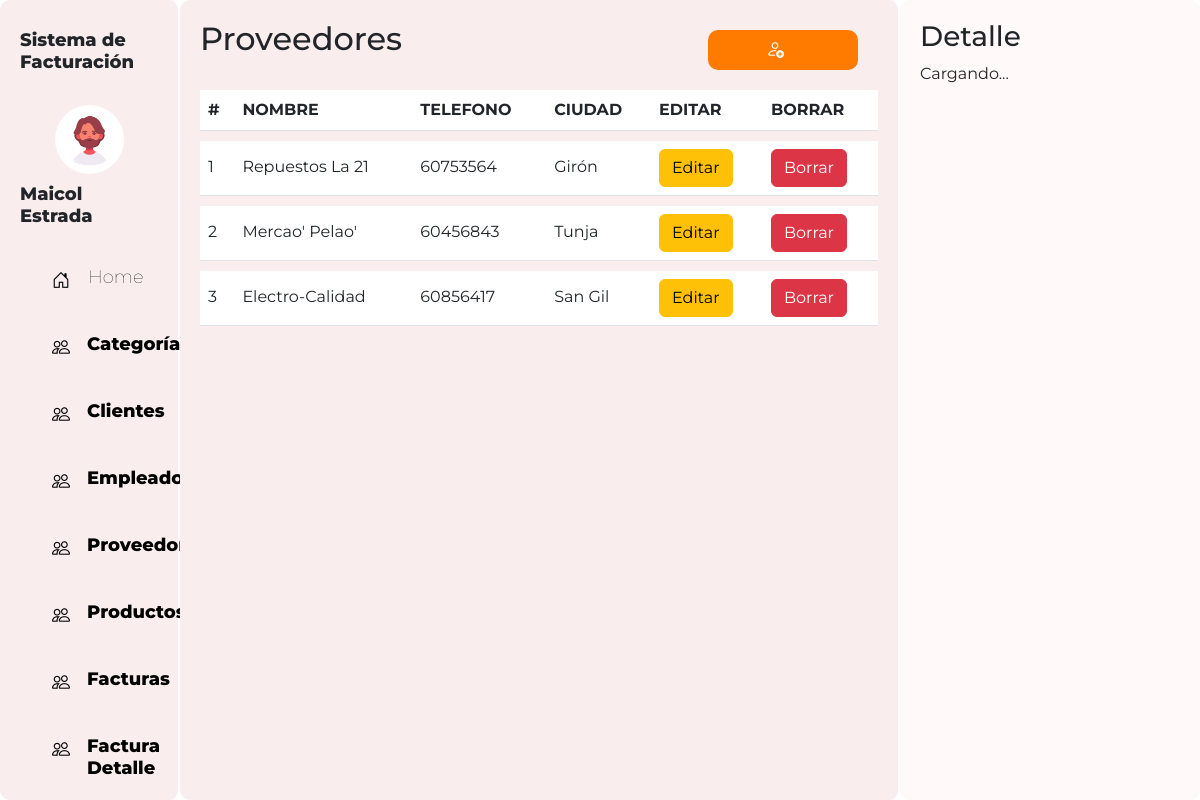
The app's page /proveedores/proveedores.php with its own data.
### tables this page shows
CREATE TABLE proveedores(
    prv_id INT PRIMARY KEY AUTO_INCREMENT,
    prv_nombre VARCHAR(255) NOT NULL,
    prv_telefono INT NOT NULL,
    prv_ciudad VARCHAR(255)
);

### config/conexion.php (called while the page is built, shortened)
<?php
abstract class Conectar{
    public function __construct($dbCnx=""){
        $this->dbCnx = new PDO(DB_TYPE.":host=".DB_HOST.";dbname=".DB_NAME, DB_USER, DB_PWD, [PDO::ATTR_DEFAULT_FETCH_MODE => PDO::FETCH_ASSOC]);
    }
}

### proveedores/conectProveedores.php (called while the page is built, shortened)
<?php
require_once("../config/conexion.php");
class Proveedor extends Conectar{
    public function obtainAll(){
        try {
            $stm = $this->dbCnx->prepare("SELECT * FROM proveedores");
            $stm->execute();
            return $stm->fetchAll();
        } catch (Exception $e) {
            return $e->getMessage();
        }
    }
}

### proveedores/proveedores.php (the view, shortened to what this page needs)
<?php
require_once("conectProveedores.php");
$data = new Proveedor();
$record = $data->obtainAll();
?>
<!DOCTYPE html>
<html>
<head>
  <link rel="stylesheet" href="https://cdn.jsdelivr.net/npm/bootstrap-icons@1.10.5/font/bootstrap-icons.css">
  <link href="https://cdn.jsdelivr.net/npm/bootstrap@5.3.0-alpha3/dist/css/bootstrap.min.css" rel="stylesheet"
>
  <link rel="stylesheet" type="text/css" href="../css/pagina.css">
</head>
<body>
  <div class="contenedor">
    <div class="parte-izquierda">
      <div class="perfil">
        <h3 style="margin-bottom: 2rem;">Sistema de Facturación</h3>
        <img src="../css/avatar.png" alt="" class="imagenPerfil">
        <h3>Maicol Estrada</h3>
      </div>
      <div class="menus">
        <a href="../home/home.php" style="display: flex;gap:2px;">
            <i class="bi bi-house-door"> </i>
            <h3 style="margin: 0px;">Home</h3>
          </a>
          <a href="../categorias/categorias.php" style="display: flex;gap:1px;">
            <i class="bi bi-people"></i>
            <h3 style="margin: 0px;font-weight: 800;">Categorías</h3>
          </a>
          <a href="../clientes/clientes.php" style="display: flex;gap:1px;">
            <i class="bi bi-people"></i>
            <h3 style="margin: 0px;font-weight: 800;">Clientes</h3>
          </a>
          <a href="../empleados/empleados.php" style="display: flex;gap:1px;">
            <i class="bi bi-people"></i>
            <h3 style="margin: 0px;font-weight: 800;">Empleados</h3>
          </a>
          <a href="../proveedores/proveedores.php" style="display: flex;gap:1px;">
            <i class="bi bi-people"></i>
            <h3 style="margin: 0px;font-weight: 800;">Proveedores</h3>
          </a>
          <a href="../productos/productos.php" style="display: flex;gap:1px;">
            <i class="bi bi-people"></i>
            <h3 style="margin: 0px;font-weight: 800;">Productos</h3>
          </a>
          <a href="../facturas/facturas.php" style="display: flex;gap:1px;">
            <i class="bi bi-people"></i>
            <h3 style="margin: 0px;font-weight: 800;">Facturas</h3>
          </a>
          <a href="../detailFactura/detailFactura.php" style="display: flex;gap:1px;">
            <i class="bi bi-people"></i>
            <h3 style="margin: 0px;font-weight: 800;">Factura Detalle</h3>
          </a>
      </div>
    </div>
    <div class="parte-media">
      <div style="display: flex; justify-content: space-between;">
        <h2>Proveedores</h2>
        <button class="btn-m" data-bs-toggle="modal" data-bs-target="#registrarEstudiantes"><i class="bi bi-person-add " style="color: rgb(255, 255, 255);" ></i></button>
      </div>
      <div class="menuTabla contenedor2">
        <table class="table table-custom ">
          <thead>
            <tr>
              <th scope="col">#</th>
              <th scope="col">NOMBRE</th>
              <th scope="col">TELEFONO</th>
              <th scope="col">CIUDAD</th>
              <th scope="col">EDITAR</th>
              <th scope="col">BORRAR</th>
            </tr>
          </thead>
          <tbody class="" id="tabla">
          <?php
          foreach ($record as $key => $proveedor) {
          ?>
          <tr>
            <td><?=$proveedor['prv_id']?></td>
            <td><?=$proveedor['prv_nombre']?></td>
            <td><?=$proveedor['prv_telefono']?></td>
            <td><?=$proveedor['prv_ciudad']?></td>
            <td><a href="editarProveedores.php?id=<?=$proveedor['prv_id']?>" class="btn btn-warning">Editar</a></td>
            <td><a href="borrarProveedores.php?id=<?=$proveedor['prv_id']?>&req=delete" class="btn btn-danger">Borrar</a></td>
          </tr>
          <?php
          }
          ?>
          </tbody>
        </table>
      </div>
    </div>
    <div class="parte-derecho " id="detalles">
      <h3>Detalle</h3>
      <p>Cargando...</p>
    </div>
</body>
</html>

### css/pagina.css (style rules this page uses)
body { font-family: 'Montserrat', sans-serif; height: 100%; overflow: hidden; }
.contenedor { display: flex; flex-direction: row; height: 100vh; margin: 0; }
.contenedor2 { overflow: auto; height: calc(100vh - 100px); }
.parte-media { background-color: #faeded; width: 60%; padding: 20px; border-radius: 10px; border-right: 2px solid rgb(255, 255, 255); }
.parte-derecho { background-color: #fff9f9; width: 25%; padding: 20px; border-radius: 10px; }
.imagenPerfil { border-radius: 100%; width: 50%; height: 50%; }
.perfil { display: flex; justify-content: center; align-items: center; flex-direction: column; font-size:large; font-weight: 800; }
.perfil h3 { font-size:large; font-weight: 800; margin-top: 10px; }
a { text-decoration: none; font-weight: lighter; color: black; }
.menus { padding-left: 2rem; margin-top: 2rem; display: flex; flex-direction: column; justify-content: center; gap: 40px; }
.menus h3 { font-weight: lighter; font-size:large }
i { margin-right: 1rem; font-size: large; }
.btn-m { border: none; background: none; box-shadow: none; outline: none; margin: 10px 20px 10px 20px; width: 150px; height: 40px; object-fit: cover; background-color: rgb(255, 123, 0); text-decoration: none; border-radius: 10PX; color: #fff9f9; font-weight: 800; }
.table>tbody { vertical-align: sub !important; }
.table-custom { border-collapse: separate; border-spacing: 0 10px; }
.table-custom tbody tr { background-color: #f0f0f0; border-radius: 15px; }
.parte-izquierda { background-color: #faeded; width: 15%; border-right: 2px solid rgb(255, 255, 255); padding: 20px; border-radius: 10px; }

### records on screen
proveedores: prv_id "1", prv_nombre "Repuestos La 21", prv_telefono "60753564", prv_ciudad "Girón"
proveedores: prv_id "2", prv_nombre "Mercao' Pelao'", prv_telefono "60456843", prv_ciudad "Tunja"
proveedores: prv_id "3", prv_nombre "Electro-Calidad", prv_telefono "60856417", prv_ciudad "San Gil"
